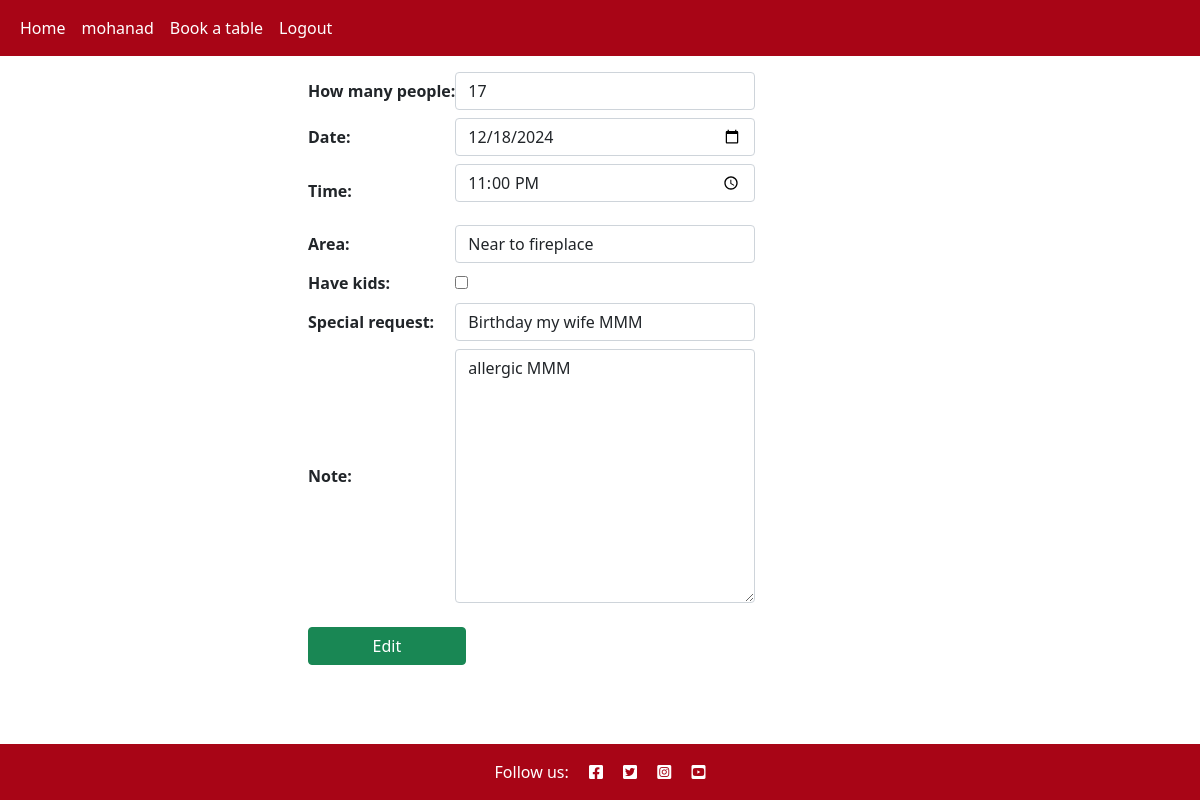
/reservations/edit_reservation/14 (signed in), run on the app's committed database.
### reservation/models.py (models this page shows)
class Reservation(models.Model):
    date = models.DateField()
    time = models.TimeField()
    area = models.IntegerField(choices=AREAS, default=0)
    how_many_people = models.IntegerField(
        default=1,
        validators=[
            MaxValueValidator(25),
            MinValueValidator(1)
        ])
    customer = models.ForeignKey(User, on_delete=models.CASCADE)
    have_kids = models.BooleanField(default=False)
    special_request = models.CharField(max_length=250, default=None, blank=True, null=True)
    note = models.TextField(default=None, blank=True, null=True)
    created_on = models.DateTimeField(auto_now_add=True)

### reservation/views.py (the view, shortened to what this page needs)
def edit_reservation(request, reservation_id):
    reservation = get_object_or_404(Reservation, pk=reservation_id)
    if (request.user.is_anonymous
            is True or request.user != reservation.customer):
        return HttpResponseRedirect(reverse('home_page'))
    else:
        reservation_form = ReservationForm(initial={
            'how_many_people': reservation.how_many_people,
            'date': reservation.date,
            'time': reservation.time,
            'area': reservation.area,
            'have_kids': reservation.have_kids,
            'special_request': reservation.special_request,
            'note': reservation.note
        })
        return render(
            request,
            'reservation/reserve.html',
            {'reservation_form': reservation_form}
        )

### reservation/templates/reservation/reserve.html (shortened to what this page needs)
{% extends 'base.html'%}
{% block content%}
<div class="mx-3">
<div class="d-flex justify-content-center">
<div class="col-md-6">
    <form method="post" id="reservationForm">
    <table>
        {{reservation_form}}
    </table>
    {% if user.is_authenticated %}
    <div class="mt-4 d-flex">
        <button type="submit" id="submitButton" class="btn btn-success mb-3" style="width: 27%;">
            {%if reservation_form.date.value %} Edit {% else %} Reserve {% endif%}
        </button>
    </div>
    {% else %}
    <div class="mt-3">
        <h5 class="text-danger">Plase log in to make reservation </h5>
    </div>
    {% endif %}
  </form>
</div>
</div>
</div>
{% endblock %}

### templates/base.html (shortened to what this page needs)
{% load static %}
{% url 'account_login' as login_url %}
{% url 'account_signup' as signup_url %}
{% url 'account_logout' as logout_url %}
<!DOCTYPE html>
<html class="h-100" lang="en">
<head>
    <link rel="stylesheet" href="https://cdnjs.cloudflare.com/ajax/libs/font-awesome/5.15.3/css/all.min.css">
    <link href="https://cdn.jsdelivr.net/npm/bootstrap@5.0.1/dist/css/bootstrap.min.css" rel="stylesheet"
>
    <link rel="stylesheet" href="{% static 'css/style.css' %}" type="text/css">
</head>
<body class="d-flex flex-column h-100 main-bg">
    <nav class="navbar navbar-expand-lg navbar-light red-bg-nav mb-3">
        <div class="container-fluid">
            <div class="collapse navbar-collapse" id="navbarText">
                <ul class="navbar-nav me-auto mb-2 mb-lg-0">
                    <li class="nav-item">
                        <a class="nav-link text-white {% if request.path == home_url %}active{% endif %}" aria-current="page"
                            href="/">Home</a>
                    </li>
                    {% if user.is_authenticated %}
                    <li class="nav-item">
                        <a class="nav-link text-white {% if request.path == logout_url %}active{% endif %}" aria-current="page" href="{% url 'reservation_list' %}">{{user.username}}</a>
                    </li>
                    <li class="nav-item">
                        <a class="nav-link text-white {% if request.path == logout_url %}active{% endif %}" aria-current="page" href="{% url 'reservation' %}">Book a table</a>
                    </li>
                    <li class="nav-item">
                        <a class="nav-link text-white {% if request.path == logout_url %}active{% endif %}" aria-current="page" href="{% url 'account_logout' %}">Logout</a>
                    </li>
                    {% endif %}
                </ul>
            </div>
        </div>
    </nav>
    <main class="flex-shrink-0 main-bg">
        {% block content %}
        {% endblock content %}
    </main>
    <footer class="footer mt-auto py-3 dark-bg">
        <p class="m-0 text-center text-white">Follow us:
            <a href="https://www.facebook.com" target="_blank" aria-label="Facebook link"> <i class="fab fa-facebook-square ms-3 text-white"></i></a>
           <a href="https://www.twitter.com"  target="_blank" aria-label="Twitter link"> <i class="fab fa-twitter-square ms-3 text-white"></i></a>
           <a href="https://www.instagram.com"  target="_blank" aria-label="Instagram link"> <i class="fab fa-instagram-square ms-3 text-white"></i></a>
           <a href="https://www.youtube.com"  target="_blank" aria-label="Youtube link"> <i class="fab fa-youtube-square ms-3  text-white"></i></a>
        </p>
    </footer>
</body>
</html>

### static/css/style.css (style rules this page uses)
:root { --primary-color:#A80516; }
* { padding: 0; margin: 0; }
footer { background-color: var(--primary-color); }
.red-bg-nav { background-color: var(--primary-color); color: white; }

### data on the page
Reservation: how_many_people "17", date "12/18/2024", time "23:00:00", area "Near to fireplace", special_request "Birthday my wife MMM", note "allergic MMM"

### other printed values
{{ user.username }} "mohanad"
